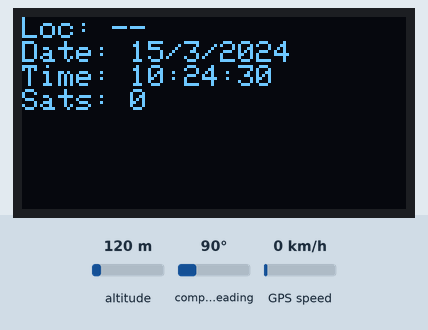
This sketch was run on a simulated ESP32-S3. Shown: 128×64 one-colour display. The inputs (shaded band) are chosen by the test bench; at power-on: altitude 120 m, compass heading 90°, GPS speed 0 km/h. The GPS gets a fix after 3 s at 37.7749, -122.4194 with 8 satellites; what the sketch prints to the serial monitor is not drawn.

Above: at 0.1 s.
At 4.3 s:
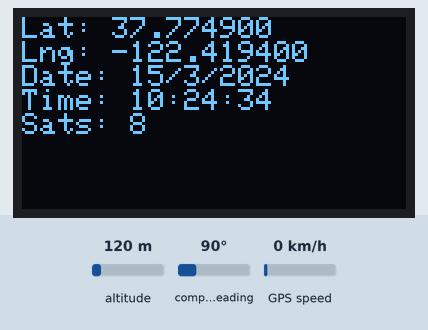
At 9.5 s:
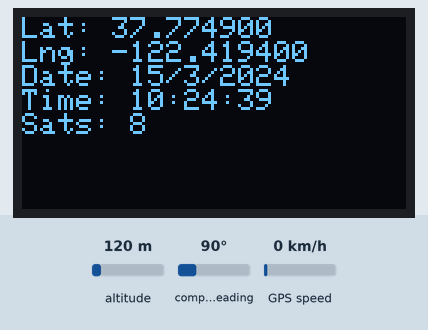
At 18.9 s:
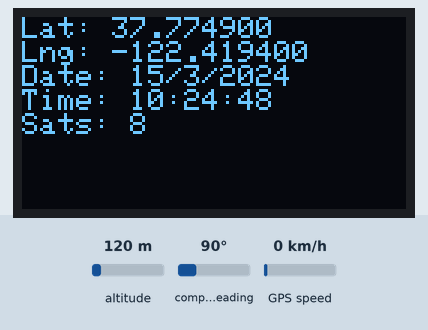
At 28.2 s:
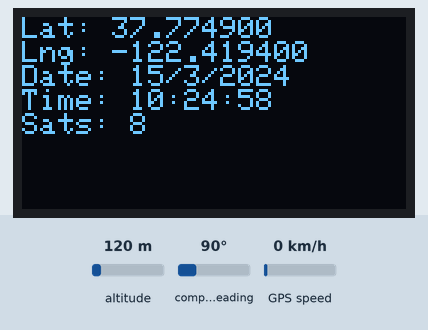
At 38.6 s:
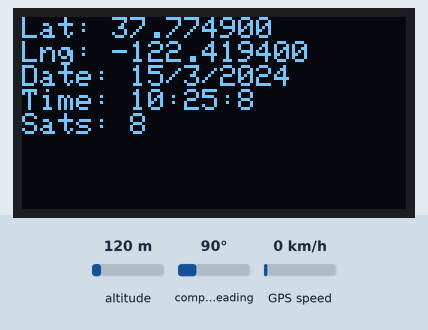

Measured:
- what the display in image 0 shows lasts 1.0 s, from 0.1 s to 1.1 s

The sketch:

gps-test.ino
```cpp
#include <Wire.h>
#include <Adafruit_GFX.h>
#include <Adafruit_SSD1306.h>
#include <TinyGPSPlus.h>

// ----------------- GPS Config -----------------
#define GPS_RX 44  // ESP32 receives GPS data on GPIO44 (TX from GPS)
#define GPS_TX 43  // ESP32 transmits to GPS on GPIO43 (RX on GPS, rarely used)
HardwareSerial GPS_Serial(0); // Use UART0, mapped to custom pins

TinyGPSPlus gps;

// ----------------- OLED Config -----------------
#define SCREEN_WIDTH 128
#define SCREEN_HEIGHT 64
#define OLED_RESET    -1   // No reset pin
#define I2C_SDA 8
#define I2C_SCL 9

TwoWire I2C_BUS = TwoWire(0);
Adafruit_SSD1306 display(SCREEN_WIDTH, SCREEN_HEIGHT, &I2C_BUS, OLED_RESET);

// ----------------- Setup -----------------
void setup() {
  Serial.begin(115200);
  Serial.println("ESP32-S3 GPS + OLED Test");

  // GPS UART
  GPS_Serial.begin(9600, SERIAL_8N1, GPS_RX, GPS_TX);

  // OLED Init
  I2C_BUS.begin(I2C_SDA, I2C_SCL, 400000); // SDA, SCL, freq
  if (!display.begin(SSD1306_SWITCHCAPVCC, 0x3C)) {
    Serial.println("SSD1315/SSD1306 allocation failed");
    for (;;) ;
  }

  display.clearDisplay();
  display.setTextSize(1);
  display.setTextColor(WHITE);
  display.setCursor(0, 0);
  display.println("Waiting for GPS...");
  display.display();
}

// ----------------- Loop -----------------
void loop() {
  // Read GPS data
  while (GPS_Serial.available() > 0) {
    gps.encode(GPS_Serial.read());
  }

  // Update OLED
  display.clearDisplay();
  display.setCursor(0, 0);

  if (gps.location.isValid()) {
    display.print("Lat: ");
    display.println(gps.location.lat(), 6);

    display.print("Lng: ");
    display.println(gps.location.lng(), 6);
  } else {
    display.println("Loc: --");
  }

  if (gps.date.isValid() && gps.time.isValid()) {
    display.print("Date: ");
    display.print(gps.date.day());
    display.print("/");
    display.print(gps.date.month());
    display.print("/");
    display.println(gps.date.year());

    display.print("Time: ");
    display.print(gps.time.hour());
    display.print(":");
    display.print(gps.time.minute());
    display.print(":");
    display.println(gps.time.second());
  } else {
    display.println("Time: --");
  }

  if (gps.satellites.isValid()) {
    display.print("Sats: ");
    display.println(gps.satellites.value());
  } else {
    display.println("Sats: --");
  }

  display.display();

  delay(1000); // update every second
}
```
